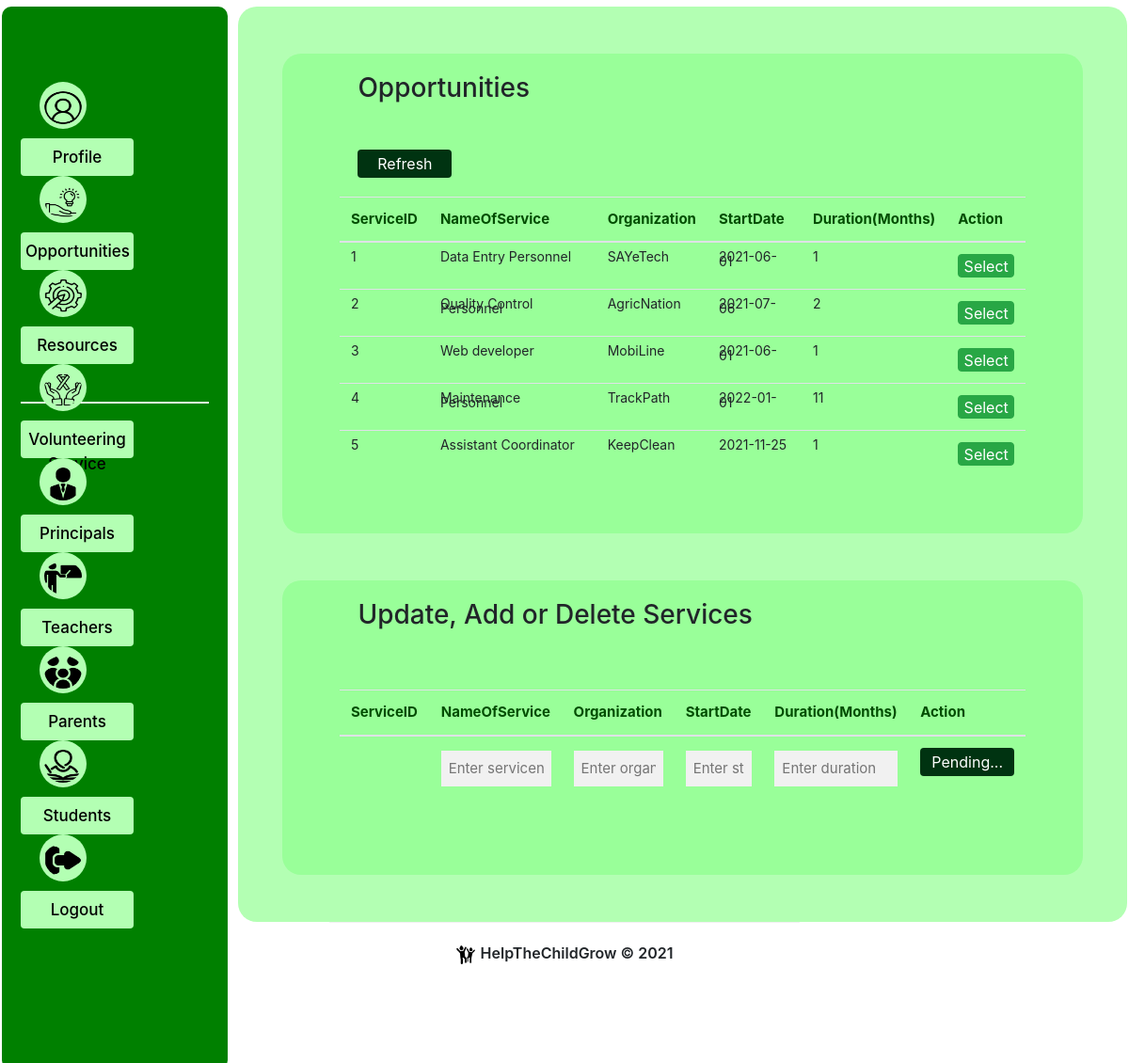
Screenshot of /Counselor/volunteeringservice.php with the database file from the repository.
### tables this page shows
CREATE TABLE `VolunteeringService` (
  `serviceID` int(11) NOT NULL,
  `nameOfService` varchar(50) DEFAULT NULL,
  `_organization` varchar(50) NOT NULL,
  `startDate` date DEFAULT NULL,
  `duration_month` int(11) DEFAULT NULL
);

### Counselor/volunteeringservice.php (the view, shortened to what this page needs)
<?php require('../database_credentials.php');
  $conn = new mysqli(servername,username,password,dbname);
  $sql1 = "SELECT * FROM `VolunteeringService`";
?>
<!doctype html>
<html lang="en">
  <head>
    <link rel="stylesheet" href="https://stackpath.bootstrapcdn.com/bootstrap/4.3.1/css/bootstrap.min.css">
    <link rel="stylesheet" href="../css/style.css">
  </head>
   <body>
    <section>
        <div class="dashboard">
            <div class="sidebar" style="height:100%;">
                <span><img src="../images/profile.png" alt="home-icon"/><a href="profile.php">Profile</a> </span>
                <span><img src="../images/opportunity.png" alt="opportunities-icon"/><a href="opportunities.php">Opportunities</a> </span>
                <span><img src="../images/resources.png" alt="resources-icon"/><a href="resources.php">Resources</a> </span>
                <span><img src="../images/voluntary.png" alt="vs-icon"/><a href="volunteeringservice.php">Volunteering Service</a> </span>
                <hr>
                <span><img src="../images/owner.png" alt="principal-icon"/><a href="principals.php">Principals</a> </span>
                <span><img src="../images/teacher-at-the-blackboard.png" alt="teacher-icon"/><a href="teachers.php">Teachers</a> </span>
                <span><img src="../images/family.png" alt="parentinfos-icon"/><a href="parentinfos.php">Parents</a> </span>
                <span><img src="../images/write.png" alt="student-icon"/><a href="students.php">Students</a> </span>
                <span style="margin-top:100px;"><img src="../images/logout.png" alt="logout-icon"/><a href="../login.php" >Logout</a> </span>
            </div>
            <div class="display-dashboard">
                <form action="volunteeringservice.php" method="post">
                <div class="container-fluid cdiv1" >
                        <h3>Opportunities</h3>
                        <input type="submit" class="btn btn-success addbutton" name="view" value="Refresh">
                        <table class="table">
                            <thead>
                                <tr>
                                    <th scope="col">ServiceID</th>
                                    <th scope="col">NameOfService</th>
                                    <th scope="col">Organization</th>
                                    <th scope="col">StartDate</th>
                                    <th scope="col">Duration(Months)</th>
                                    <th scope="col">Action</th>
                                </tr>
                            </thead>
                            <tbody>
                                <?php
                                    $results= $conn->query($sql1);
                                    if ($results->num_rows > 0) {
                                        while($row = $results->fetch_assoc()) {
                                        echo "<tr style='
                                                line-height:5px;
                                                padding: 2px;
                                                font-size:14px;
                                                font-weight:400;'>";
                                        echo "<td>".$row["serviceID"]."</td>
                                                <td>".$row["nameOfService"]."</td>
                                                <td>".$row["_organization"]."</td>
                                                <td>".$row["startDate"]."</td>
                                                <td>".$row["duration_month"]."</td>";
                                        ?><td colspan='2'>
                                            <a href="volunteeringservice.php?selectid=<?php echo $row['serviceID'];?>"
                                            class='btn btn-success' style="height:25px; width:60px; padding:0; margin-top:0;">Select</a>
                                            </td>
                                        </tr>
                                        <?php
                                        }
                                    } else {
                                        echo "0 results";
                                    }
                                ?>
                            </tbody>
                        </table>
                    </div>
                    <div class="container-fluid cdiv1 special-bottom-margin" >
                        <h3>Update, Add or Delete Services</h3>
                        <table class="table">
                            <thead>
                              <tr>
                                <th scope="col">ServiceID</th>
                                <th scope="col">NameOfService</th>
                                <th scope="col">Organization</th>
                                <th scope="col">StartDate</th>
                                <th scope="col">Duration(Months)</th>
                                <th scope="col">Action</th>
                              </tr>
                            </thead>
                            <tbody>
                                <tr class="modify" id='nav'>
                                    <td><input type="text" placeholder="Enter servicename" value="<?php echo $rname ?>" name="rname"></td>
                                    <td><input type="text" placeholder="Enter organization" value="<?php echo $dat ?>" name="dat"></td>
                                    <td><input type="text" placeholder="Enter startdate" value="<?php echo $cat ?>" name="cat"></td>
                                    <td><input type="text" placeholder="Enter duration" value="<?php echo $pur ?>" name="pur"></td>
                                <?php
                                    if(isset($_GET['editID']))
                                    {
                                        echo "
                                        <td colspan='2'>
                                            <input type='submit' class='btn btn-outline-secondary modifybutton' name='updaterecord' value='Update'>
                                        </td>
                                        ";
                                    }else if(isset($_POST['add'])){
                                        echo "
                                        <td colspan='2'>
                                            <input type='submit' class='btn btn-outline-secondary modifybutton' name='addrecord' value='Add'>
                                        </td>
                                        ";
                                    }else if(isset($_GET['deleteid'])){
                                        echo "
                                        <td colspan='2'>
                                            <input type='submit' class='btn btn-outline-secondary modifybutton' name='deleterecord' value='Delete'>
                                        </td>
                                        ";
                                    }else{
                                        echo "
                                        <td colspan='2'>
                                            <input type='submit' class='btn btn-outline-secondary modifybutton' value='Pending...'>
                                        </td>
                                        ";
                                    }
                                ?>
                                </tr>
                            </tbody>
                        </table>
                    </div>
                </form>
            </div>
        </div>
    </section>
    <footer style="clear:both;">
        <p><img src="../images/happy-children.png" alt="footer-image" class="footer-image"> HelpTheChildGrow &copy; 2021</p>
    </footer>
  </body>
</html>

### css/style.css (style rules this page uses)
body { background-color: white; }
* { box-sizing: border-box }
input[type=text], input[type=password] { width: 100%; padding: 12px 20px; margin: 8px 0; display: inline-block; border: 1px solid #ccc; box-sizing: border-box; }
input[type=submit] { background-color: #003311; color: white; padding: 14px 20px; margin: 8px 0; border: none; cursor: pointer; width: 100%; }
input[type=text], input[type=password], input[type=number] { width: 100%; padding: 10px; margin: 3px 0 22px 0; display: inline-block; border: none; background: #f1f1f1; }
hr { border: 1px solid #f1f1f1; margin-bottom: 25px; }
div.dashboard { width:100%; height: 100%; margin:0; background-color:white; padding:2px; margin-top:5px; margin-bottom:40px; border-radius:20px; }
div.sidebar { width: 20%; position: fixed; z-index: 1; margin:0; border-radius: 10px; margin-left:0; position:fixed; height:90%; float:left; padding:80px 20px; background-color:#008000; }
div.display-dashboard { width:79%; margin-left:1%; height:100%; float:right; background-color:white; border-radius: 20px; background-color:#b3ffb3; }
div.sidebar span { display:block; margin:auto; width:100%; height:60px; margin-bottom:25px; }
div.sidebar img { width:50px; height:50px; margin-left: 20px; margin-right:20px; padding:5px; padding-top:10px; float:left; background-color: #b3ffb3; border-radius: 50%; }
div.sidebar a { display:block; width:60%; height:40px; padding:5px; padding-top:8px; cursor:pointer; text-align: center; background-color: #b3ffb3; text-decoration: none; color:black; font-size: 17px; font-weight:500; margin-top:10px; float:left; border-radius: 4px; }
footer { width: 500px; margin:auto; margin-top:100px; height:150px; text-align: center; border-width: 500px; padding-top:20px; border-top:1px solid #f1f1f1; }
img.footer-image { width:20px; height:20px; display:inline; margin-right:2px; }
footer p { font-weight:600; }
div.cdiv1 { width:90%; margin:auto; margin-top:50px; font-weight: 600; background-color:#99ff99; text-align: left; font-size: 15px; padding:20px; border-radius: 20px; }
.cdiv1 h3 { margin-left:60px; margin-bottom:40px; }
.cdiv1 table { width:90%; margin:auto; margin-bottom:40px; }
.cdiv1 table td { text-align: left; }
input[type=submit].editbutton, input[type=submit].modifybutton, a.editbutton { width:100px; height:30px; text-align: center; padding:2px; text-align: center; margin-top:-15px; }
input[type=submit].modifybutton { margin-top:0; }
input[type=submit].addbutton { width:100px; height:30px; text-align: center; padding:2px; text-align: center; margin-left:60px; margin-bottom: 20px; }
tr.modify input { padding:8px; }
.table thead { color:#004d00; border-bottom:1px solid #333; }
div.special-bottom-margin { margin-bottom:50px; }

### rows the page displays
volunteeringservice: serviceID "1", nameOfService "Data Entry Personnel", _organization "SAYeTech", startDate "2021-06-01", duration_month "1"
volunteeringservice: serviceID "2", nameOfService "Quality Control Personnel", _organization "AgricNation", startDate "2021-07-06", duration_month "2"
volunteeringservice: serviceID "3", nameOfService "Web developer", _organization "MobiLine", startDate "2021-06-01", duration_month "1"
volunteeringservice: serviceID "4", nameOfService "Maintenance Personnel", _organization "TrackPath", startDate "2022-01-01", duration_month "11"
volunteeringservice: serviceID "5", nameOfService "Assistant Coordinator", _organization "KeepClean", startDate "2021-11-25", duration_month "1"
